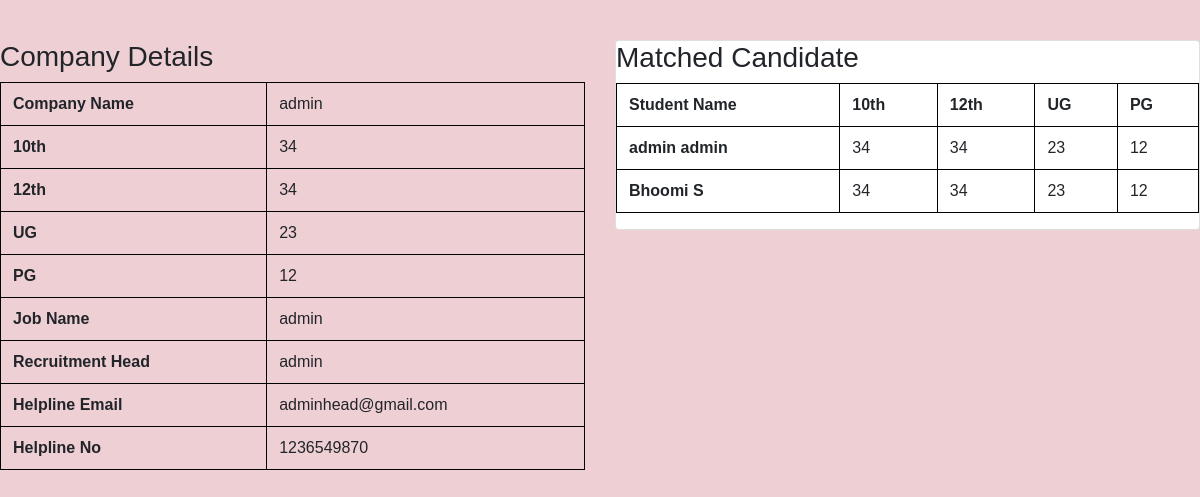
The app's page /displaycom.php (signed in) with its own data.
### tables this page shows
CREATE TABLE `company` (
  `s no.` int(100) NOT NULL,
  `company_name` varchar(100) NOT NULL,
  `ssc_marks` varchar(100) NOT NULL,
  `hsc` varchar(100) NOT NULL,
  `ug` varchar(100) NOT NULL,
  `pg` varchar(100) NOT NULL,
  `job_name` text NOT NULL,
  `rec_head` text NOT NULL,
  `email_id` varchar(100) NOT NULL,
  `help_contactnum` varchar(100) NOT NULL,
  `password` varchar(100) NOT NULL,
  `confirm_password` varchar(100) NOT NULL
);

### displaycom.php (the view, shortened to what this page needs)
<?php
include 'util.php';
$server ="localhost";
$username ="root";
$password ="";
$database ="student";
$con = mysqli_connect($server, $username, $password, $database);
$e = $_SESSION['email_id'];
$p = $_SESSION['pass'];
$sql= "SELECT * FROM company WHERE email_id = '$e' AND password = '$p'";
$result = mysqli_query($con, $sql);
$row = mysqli_fetch_array($result, MYSQLI_ASSOC);
 $getMatchedStudent =  " SELECT CONCAT(s.`first_name`,' ', s.last_name) AS student_name ,s.`ssc_marks`,s.`hsc`,s.`ug`,s.`pg`
FROM `company` c,`student` s WHERE ABS(s.`ssc_marks`) >= ABS(c.`ssc_marks`) AND ABS(s.`hsc`) >= ABS(c.`hsc`) AND ABS(s.`pg`) >= ABS(c.`pg`) and c.email_id = '$e' AND c.password = '$p' GROUP BY s.`s no.`";
$studentInfoData = mysqli_query($con, $getMatchedStudent);
?>
<!DOCTYPE html>
<html lang="en">
<head>
    <link rel="stylesheet"type="text/css" href="display.css">
</head>
<body>
    <div class="row">
  <div class="col-sm-6">
    <h3>Company Details</h3>
    <table class="table table-hover table-bordered">
    <tbody>
      <tr>
        <td>Company Name</td><td><?php echo $row['company_name'] ?></td>
     </tr>
     <tr>
        <td>10th</td><td><?php echo $row['ssc_marks'] ?></td>
     </tr>
     <tr>
        <td>12th</td><td><?php echo $row['hsc'] ?></td>
     </tr>
     <tr>
        <td>UG</td><td><?php echo $row['ug'] ?></td>
     </tr>
     <tr>
        <td>PG</td><td><?php echo $row['pg'] ?></td>
     </tr>
     <tr>
        <td>Job Name</td><td><?php echo $row['job_name'] ?></td>
     </tr>
     <tr>
        <td>Recruitment Head</td><td><?php echo $row['rec_head'] ?></td>
     </tr>
     <tr>
        <td>Helpline Email</td><td><?php echo $row['email_id'] ?></td>
     </tr>
     <tr>
        <td>Helpline No</td><td><?php echo $row['help_contactnum'] ?></td>
     </tr>
  </tbody>
</table>
  </div>
  <div class="col-sm-6 ">
    <div class="table-responsive card">
        <h3>Matched Candidate </h3>
     <?php
      if(mysqli_num_rows($studentInfoData)>0){
        ?>
        <table class="table table-hover table-bordered">
      <tr>
        <th>Student Name</th>
        <th>10th</th>
        <th>12th</th>
        <th>UG</th>
        <th>PG</th>
      </tr>
        <?php
         foreach($studentInfoData as $queryData)
        {  ?>
        <tr>
            <td><?php echo $queryData['student_name'] ?></td>
            <td><?php echo $queryData['ssc_marks'] ?></td>
            <td><?php echo $queryData['hsc'] ?></td>
            <td><?php echo $queryData['ug'] ?></td>
            <td><?php echo $queryData['pg'] ?></td>
        </tr>
        <?php }
      }else{ ?>
        <tr><td> There is no Candidate with this criteria !!!</td></tr>
      </div>
  <?php }
?>
</table>
  </div>
</div>
</body>
</html>

### display.css (style rules this page uses)
* { margin: 0%; padding: 0%; }
body { background-color:rgb(238, 207, 212); font-family: sans-serif; margin-top: 40px; }

### util.php (style rules this page uses)
table > tbody > tr > td:first-child { font-weight: bold; }
.table-bordered td, .table-bordered th { border-color: black !important; }

### records on screen
company: company_name "admin", ssc_marks "34", hsc "34", ug "23", pg "12", job_name "admin", rec_head "admin", email "adminhead@gmail.com", help_contactnum "1236549870"

### other values on screen
$queryData['student_name'] "admin admin"
$queryData['ssc_marks'] "34"
$queryData['hsc'] "34"
$queryData['ug'] "23"
$queryData['pg'] "12"
$queryData['student_name'] "Bhoomi S"
